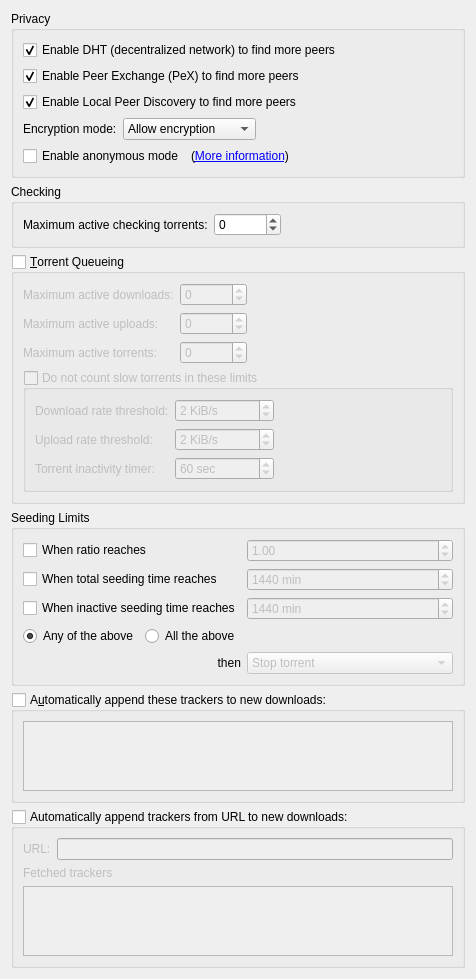
          <widget class="QWidget" name="scrollAreaWidgetContents_4">
           <property name="geometry">
            <rect>
             <x>0</x>
             <y>0</y>
             <width>413</width>
             <height>693</height>
            </rect>
           </property>
           <layout class="QVBoxLayout" name="verticalLayout_7">
            <item>
             <widget class="QGroupBox" name="AddBTFeaturesBox">
              <property name="title">
               <string>Privacy</string>
              </property>
              <layout class="QVBoxLayout" name="verticalLayout_14">
               <item>
                <widget class="QCheckBox" name="checkDHT">
                 <property name="toolTip">
                  <string>Find peers on the DHT network</string>
                 </property>
                 <property name="text">
                  <string>Enable DHT (decentralized network) to find more peers</string>
                 </property>
                 <property name="checked">
                  <bool>true</bool>
                 </property>
                </widget>
               </item>
               <item>
                <widget class="QCheckBox" name="checkPeX">
                 <property name="toolTip">
                  <string>Exchange peers with compatible Bittorrent clients (µTorrent, Vuze, ...)</string>
                 </property>
                 <property name="text">
                  <string>Enable Peer Exchange (PeX) to find more peers</string>
                 </property>
                 <property name="checked">
                  <bool>true</bool>
                 </property>
                </widget>
               </item>
               <item>
                <widget class="QCheckBox" name="checkLSD">
                 <property name="toolTip">
                  <string>Look for peers on your local network</string>
                 </property>
                 <property name="text">
                  <string>Enable Local Peer Discovery to find more peers</string>
                 </property>
                 <property name="checked">
                  <bool>true</bool>
                 </property>
                </widget>
               </item>
               <item>
                <layout class="QHBoxLayout">
                 <item>
                  <widget class="QLabel" name="lbl_encryption">
                   <property name="text">
                    <string>Encryption mode:</string>
                   </property>
                  </widget>
                 </item>
                 <item>
                  <widget class="QComboBox" name="comboEncryption">
                   <property name="toolTip">
                    <string>Allow encryption: Connect to peers regardless of setting
Require encryption: Only connect to peers with protocol encryption
Disable encryption: Only connect to peers without protocol encryption</string>
                   </property>
                   <item>
                    <property name="text">
                     <string>Allow encryption</string>
                    </property>
                   </item>
                   <item>
                    <property name="text">
                     <string>Require encryption</string>
                    </property>
                   </item>
                   <item>
                    <property name="text">
                     <string>Disable encryption</string>
                    </property>
                   </item>
                  </widget>
                 </item>
                 <item>
                  <spacer>
                   <property name="orientation">
                    <enum>Qt::Orientation::Horizontal</enum>
                   </property>
                   <property name="sizeHint" stdset="0">
                    <size>
                     <width>40</width>
                     <height>20</height>
                    </size>
                   </property>
                  </spacer>
                 </item>
                </layout>
               </item>
               <item>
                <layout class="QHBoxLayout" name="horizontalLayout_6">
                 <item>
                  <widget class="QCheckBox" name="checkAnonymousMode">
                   <property name="toolTip">
                    <string>Enable when using a proxy or a VPN connection</string>
                   </property>
                   <property name="text">
                    <string>Enable anonymous mode</string>
                   </property>
                  </widget>
                 </item>
                 <item>
                  <widget class="QLabel" name="label_anonymous">
                   <property name="text">
                    <string>(&lt;a href=&quot;https://github.com/qbittorrent/qBittorrent/wiki/Anonymous-Mode&quot;&gt;More information&lt;/a&gt;)</string>
                   </property>
                   <property name="openExternalLinks">
                    <bool>true</bool>
                   </property>
                   <property name="textInteractionFlags">
                    <set>Qt::TextInteractionFlag::LinksAccessibleByKeyboard|Qt::TextInteractionFlag::LinksAccessibleByMouse</set>
                   </property>
                  </widget>
                 </item>
                 <item>
                  <spacer name="horizontalSpacer_14">
                   <property name="orientation">
                    <enum>Qt::Orientation::Horizontal</enum>
                   </property>
                   <property name="sizeHint" stdset="0">
                    <size>
                     <width>40</width>
                     <height>20</height>
                    </size>
                   </property>
                  </spacer>
                 </item>
                </layout>
               </item>
              </layout>
             </widget>
            </item>
            <item><widget class="QGroupBox" name="groupChecking"><property name="title"><string>Checking</string></property><layout class="QVBoxLayout" name="groupCheckingLayout"><item>
             <layout class="QHBoxLayout" name="horizontalLayout_20">
              <item>
               <widget class="QLabel" name="labelMaxActiveCheckingTorrents">
                <property name="text">
                 <string>Maximum active checking torrents:</string>
                </property>
               </widget>
              </item>
              <item>
               <widget class="QSpinBox" name="spinBoxMaxActiveCheckingTorrents">
                <property name="specialValueText">
                 <string notr="true">∞</string>
                </property>
                <property name="minimum">
                 <number>-1</number>
                </property>
                <property name="maximum">
                 <number>2147483647</number>
                </property>
               </widget>
              </item>
              <item>
               <spacer name="horizontalSpacer_21">
                <property name="orientation">
                 <enum>Qt::Orientation::Horizontal</enum>
                </property>
                <property name="sizeHint" stdset="0">
                 <size>
                  <width>40</width>
                  <height>20</height>
                 </size>
                </property>
               </spacer>
              </item>
             </layout>
            </item>
            </layout></widget></item><item>
             <widget class="QGroupBox" name="checkEnableQueueing">
              <property name="title">
               <string>&amp;Torrent Queueing</string>
              </property>
              <property name="checkable">
               <bool>true</bool>
              </property>
              <property name="checked">
               <bool>false</bool>
              </property>
              <layout class="QGridLayout" name="gridLayout_2">
               <item row="0" column="0">
                <widget class="QLabel" name="label_max_active_dl">
                 <property name="text">
                  <string>Maximum active downloads:</string>
                 </property>
                </widget>
               </item>
               <item row="0" column="1">
                <widget class="QSpinBox" name="spinMaxActiveDownloads">
                 <property name="specialValueText">
                  <string>∞</string>
                 </property>
                 <property name="minimum">
                  <number>-1</number>
                 </property>
                 <property name="maximum">
                  <number>2147483647</number>
                 </property>
                </widget>
               </item>
               <item row="0" column="2">
                <spacer name="horizontalSpacer_7">
                 <property name="orientation">
                  <enum>Qt::Orientation::Horizontal</enum>
                 </property>
                 <property name="sizeHint" stdset="0">
                  <size>
                   <width>40</width>
                   <height>20</height>
                  </size>
                 </property>
                </spacer>
               </item>
               <item row="1" column="0">
                <widget class="QLabel" name="label_max_active_up">
                 <property name="text">
                  <string>Maximum active uploads:</string>
                 </property>
                </widget>
               </item>
               <item row="1" column="1">
                <widget class="QSpinBox" name="spinMaxActiveUploads">
                 <property name="specialValueText">
                  <string>∞</string>
                 </property>
                 <property name="minimum">
                  <number>-1</number>
                 </property>
                 <property name="maximum">
                  <number>2147483647</number>
                 </property>
                </widget>
               </item>
               <item row="2" column="0">
                <widget class="QLabel" name="maxActiveTorrents_lbl">
                 <property name="text">
                  <string>Maximum active torrents:</string>
                 </property>
                </widget>
               </item>
               <item row="2" column="1">
                <widget class="QSpinBox" name="spinMaxActiveTorrents">
                 <property name="specialValueText">
                  <string>∞</string>
                 </property>
                 <property name="minimum">
                  <number>-1</number>
                 </property>
                 <property name="maximum">
                  <number>2147483647</number>
                 </property>
                </widget>
               </item>
               <item row="3" column="0" colspan="3">
                <widget class="QGroupBox" name="checkIgnoreSlowTorrentsForQueueing">
                 <property name="title">
                  <string>Do not count slow torrents in these limits</string>
                 </property>
                 <property name="checkable">
                  <bool>true</bool>
                 </property>
                 <property name="checked">
                  <bool>false</bool>
                 </property>
                 <layout class="QGridLayout" name="gridLayout_13">
                  <item row="0" column="0">
                   <widget class="QLabel" name="labelDownloadRateForSlowTorrents">
                    <property name="text">
                     <string>Download rate threshold:</string>
                    </property>
                   </widget>
                  </item>
                  <item row="0" column="1">
                   <widget class="QSpinBox" name="spinDownloadRateForSlowTorrents">
                    <property name="suffix">
                     <string> KiB/s</string>
                    </property>
                    <property name="maximum">
                     <number>2000000</number>
                    </property>
                    <property name="stepType">
                     <enum>QAbstractSpinBox::StepType::AdaptiveDecimalStepType</enum>
                    </property>
                    <property name="value">
                     <number>2</number>
                    </property>
                   </widget>
                  </item>
                  <item row="0" column="2">
                   <spacer name="horizontalSpacer_9">
                    <property name="orientation">
                     <enum>Qt::Orientation::Horizontal</enum>
                    </property>
                    <property name="sizeHint" stdset="0">
                     <size>
                      <width>40</width>
                      <height>20</height>
                     </size>
                    </property>
                   </spacer>
                  </item>
                  <item row="1" column="0">
                   <widget class="QLabel" name="labelUploadRateForSlowTorrents">
                    <property name="text">
                     <string>Upload rate threshold:</string>
                    </property>
                   </widget>
                  </item>
                  <item row="1" column="1">
                   <widget class="QSpinBox" name="spinUploadRateForSlowTorrents">
                    <property name="suffix">
                     <string> KiB/s</string>
                    </property>
                    <property name="maximum">
                     <number>2000000</number>
                    </property>
                    <property name="stepType">
                     <enum>QAbstractSpinBox::StepType::AdaptiveDecimalStepType</enum>
                    </property>
                    <property name="value">
                     <number>2</number>
                    </property>
                   </widget>
                  </item>
                  <item row="2" column="0">
                   <widget class="QLabel" name="labelSlowTorrentInactivityTimer">
                    <property name="text">
                     <string>Torrent inactivity timer:</string>
                    </property>
                   </widget>
                  </item>
                  <item row="2" column="1">
                   <widget class="QSpinBox" name="spinSlowTorrentsInactivityTimer">
                    <property name="suffix">
                     <string extracomment="seconds"> sec</string>
                    </property>
                    <property name="minimum">
                     <number>1</number>
                    </property>
                    <property name="maximum">
                     <number>999999</number>
                    </property>
                    <property name="value">
                     <number>60</number>
                    </property>
                   </widget>
                  </item>
                 </layout>
                </widget>
               </item>
              </layout>
             </widget>
            </item>
            <item>
             <widget class="QGroupBox" name="seedingLimitsBox">
              <property name="title">
               <string>Seeding Limits</string>
              </property>
              <layout class="QGridLayout" name="gridLayout_15">
               <item row="0" column="0">
                <widget class="QCheckBox" name="checkMaxRatio">
                 <property name="text">
                  <string>When ratio reaches</string>
                 </property>
                </widget>
               </item>
               <item row="0" column="1">
                <widget class="QDoubleSpinBox" name="spinMaxRatio">
                 <property name="enabled">
                  <bool>false</bool>
                 </property>
                 <property name="singleStep">
                  <double>0.050000000000000</double>
                 </property>
                 <property name="value">
                  <double>1.000000000000000</double>
                 </property>
                </widget>
               </item>
               <item row="0" column="2">
                <spacer name="horizontalSpacer_2">
                 <property name="orientation">
                  <enum>Qt::Orientation::Horizontal</enum>
                 </property>
                 <property name="sizeHint" stdset="0">
                  <size>
                   <width>40</width>
                   <height>20</height>
                  </size>
                 </property>
                </spacer>
               </item>
               <item row="1" column="0">
                <widget class="QCheckBox" name="checkMaxSeedingMinutes">
                 <property name="text">
                  <string>When total seeding time reaches</string>
                 </property>
                </widget>
               </item>
               <item row="1" column="1">
                <widget class="QSpinBox" name="spinMaxSeedingMinutes">
                 <property name="enabled">
                  <bool>false</bool>
                 </property>
                 <property name="suffix">
                  <string extracomment="minutes"> min</string>
                 </property>
                 <property name="maximum">
                  <number>9999999</number>
                 </property>
                 <property name="value">
                  <number>1440</number>
                 </property>
                </widget>
               </item>
               <item row="2" column="0">
                <widget class="QCheckBox" name="checkMaxInactiveSeedingMinutes">
                 <property name="text">
                  <string>When inactive seeding time reaches</string>
                 </property>
                </widget>
               </item>
               <item row="2" column="1">
                <widget class="QSpinBox" name="spinMaxInactiveSeedingMinutes">
                 <property name="enabled">
                  <bool>false</bool>
                 </property>
                 <property name="suffix">
                  <string extracomment="minutes"> min</string>
                 </property>
                 <property name="maximum">
                  <number>9999999</number>
                 </property>
                 <property name="value">
                  <number>1440</number>
                 </property>
                </widget>
               </item>
               <item row="3" column="0" colspan="2">
                <layout class="QHBoxLayout" name="layoutShareLimitsMode">
                 <item>
                  <widget class="QRadioButton" name="radioButtonShareLimitsModeAny">
                   <property name="text">
                    <string>Any of the above</string>
                   </property>
                   <property name="checked">
                    <bool>true</bool>
                   </property>
                  </widget>
                 </item>
                 <item>
                  <widget class="QRadioButton" name="radioButtonShareLimitsModeAll">
                   <property name="text">
                    <string>All the above</string>
                   </property>
                  </widget>
                 </item>
                 <item>
                  <spacer name="spacerShareLimitsMode">
                   <property name="orientation">
                    <enum>Qt::Orientation::Horizontal</enum>
                   </property>
                   <property name="sizeHint" stdset="0">
                    <size>
                     <width>40</width>
                     <height>20</height>
                    </size>
                   </property>
                  </spacer>
                 </item>
                </layout>
               </item>
               <item row="4" column="0">
                <widget class="QLabel" name="labelRatioLimitAct">
                 <property name="text">
                  <string>then</string>
                 </property>
                 <property name="alignment">
                  <set>Qt::AlignmentFlag::AlignRight|Qt::AlignmentFlag::AlignTrailing|Qt::AlignmentFlag::AlignVCenter</set>
                 </property>
                </widget>
               </item>
               <item row="4" column="1">
                <widget class="QComboBox" name="comboRatioLimitAct">
                 <property name="enabled">
                  <bool>false</bool>
                 </property>
                 <item>
                  <property name="text">
                   <string>Stop torrent</string>
                  </property>
                 </item>
                 <item>
                  <property name="text">
                   <string>Remove torrent</string>
                  </property>
                 </item>
                 <item>
                  <property name="text">
                   <string>Remove torrent and its files</string>
                  </property>
                 </item>
                 <item>
                  <property name="text">
                   <string>Enable super seeding for torrent</string>
                  </property>
                 </item>
                </widget>
               </item>
              </layout>
             </widget>
            </item>
            <item>
             <widget class="QGroupBox" name="checkEnableAddTrackers">
              <property name="title">
               <string>A&amp;utomatically append these trackers to new downloads:</string>
              </property>
              <property name="checkable">
               <bool>true</bool>
              </property>
              <property name="checked">
               <bool>false</bool>
              </property>
              <layout class="QGridLayout" name="gridLayout_16">
               <item row="0" column="0">
                <widget class="QPlainTextEdit" name="textTrackers">
                 <property name="tabChangesFocus">
                  <bool>true</bool>
                 </property>
                </widget>
               </item>
              </layout>
             </widget>
            </item>
            <item>
             <widget class="QGroupBox" name="checkAddTrackersFromURL">
              <property name="title">
               <string>Automatically append trackers from URL to new downloads:</string>
              </property>
              <property name="checkable">
               <bool>true</bool>
              </property>
              <property name="checked">
               <bool>false</bool>
              </property>
              <layout class="QVBoxLayout" name="checkAddTrackersFromURLLayout">
               <item>
                <layout class="QHBoxLayout" name="horizontalLayout_21">
                 <item>
                  <widget class="QLabel" name="labelCustomizeTrackersListUrl">
                   <property name="text">
                    <string>URL:</string>
                   </property>
                  </widget>
                 </item>
                 <item>
                  <widget class="QLineEdit" name="textTrackersURL"/>
                 </item>
                </layout>
               </item>
               <item>
                <widget class="QLabel" name="labeltrackersFromURL">
                 <property name="text">
                  <string>Fetched trackers</string>
                 </property>
                </widget>
               </item>
               <item>
                <widget class="QPlainTextEdit" name="textTrackersFromURL">
                 <property name="readOnly">
                  <bool>true</bool>
                 </property>
                </widget>
               </item>
              </layout>
             </widget>
            </item>
            <item>
             <spacer name="verticalSpacer_8">
              <property name="orientation">
               <enum>Qt::Orientation::Vertical</enum>
              </property>
              <property name="sizeHint" stdset="0">
               <size>
                <width>20</width>
                <height>40</height>
               </size>
              </property>
             </spacer>
            </item>
           </layout>
          </widget>
